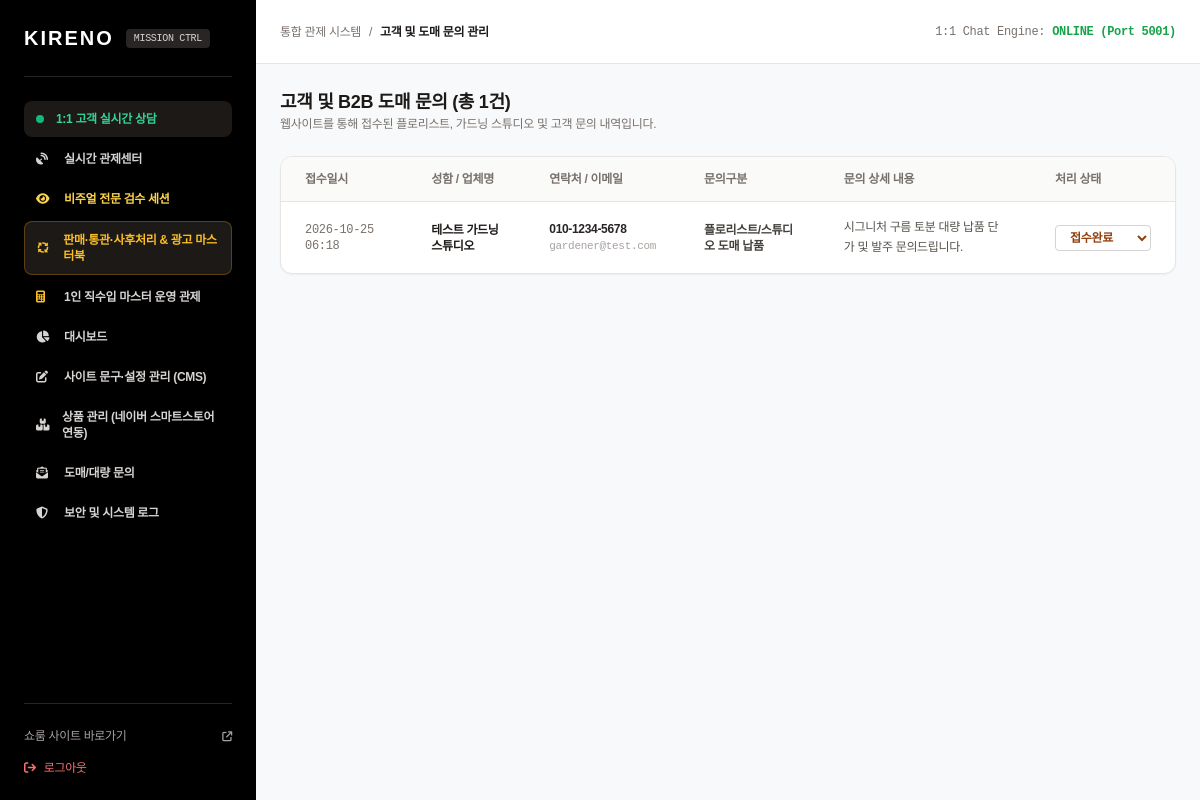
The app's page /admin/inquiries (signed in) with its own data.
### tables this page shows
CREATE TABLE inquiries (
            id INTEGER PRIMARY KEY AUTOINCREMENT,
            name TEXT NOT NULL,
            phone TEXT,
            email TEXT,
            subject TEXT,
            message TEXT NOT NULL,
            created_at TIMESTAMP DEFAULT CURRENT_TIMESTAMP,
            status TEXT DEFAULT '접수완료'
        );

### app.py (the view)
@app.route('/admin/inquiries')
@login_required
def admin_inquiries():
    conn = get_db()
    cursor = conn.cursor()
    cursor.execute('SELECT * FROM inquiries ORDER BY id DESC')
    inquiries = cursor.fetchall()
    conn.close()
    return render_template('admin/inquiries.html', inquiries=inquiries)

### app.py (called while the page is built, shortened)
def get_settings():
    conn = get_db()
    cursor = conn.cursor()
    cursor.execute('SELECT * FROM site_settings WHERE id = 1')
    settings = cursor.fetchone()
    conn.close()
    return settings

def login_required(f):
    @wraps(f)
    def decorated_function(*args, **kwargs):
        if not session.get('admin_logged_in'):
            flash('관리자 로그인이 필요한 페이지입니다.', 'warning')
            return redirect(url_for('admin_login'))
        return f(*args, **kwargs)
    return decorated_function

@app.before_request
def security_and_auth_guard():
    client_ip = request.headers.get('CF-Connecting-IP') or request.headers.get('X-Forwarded-For', '').split(',')[0].strip() or request.remote_addr or '127.0.0.1'
    now = time.time()
    norm_path = request.path.lower().rstrip('/')
    if norm_path.startswith('/admin') or norm_path.startswith('/api/admin') or norm_path.startswith('/api/mission-control'):
        if norm_path in ['/admin/login']:
            return None
        if not session.get('admin_logged_in'):
            if norm_path.startswith('/api/'):
                return jsonify({'success': False, 'error': '관리자 인증이 필요합니다. 먼저 로그인하세요.'}), 401
            flash('관리자 로그인이 필요한 페이지입니다. 로그인 후 이용해 주세요.', 'warning')
            return redirect(url_for('admin_login', next=request.url))

@app.after_request
def attach_security_headers(response):
    response.headers['X-Content-Type-Options'] = 'nosniff'
    response.headers['X-Frame-Options'] = 'SAMEORIGIN'
    response.headers['X-XSS-Protection'] = '1; mode=block'
    response.headers['Referrer-Policy'] = 'strict-origin-when-cross-origin'
    response.headers['Permissions-Policy'] = 'camera=(), microphone=(), geolocation=()'
    return response

@app.context_processor
def inject_global_data():
    settings = get_settings()
    return {
        'settings': settings,
        'current_year': 2026
    }

### database.py (called while the page is built)
def get_db():
    conn = sqlite3.connect(DB_PATH)
    conn.row_factory = sqlite3.Row
    return conn

### templates/admin/inquiries.html (shortened to what this page needs)
{% extends "admin/base_admin.html" %}
{% block breadcrumb %}고객 및 도매 문의 관리{% endblock %}
{% block admin_content %}
<div class="space-y-6">
    <div>
        <h2 class="text-lg font-bold text-stone-900">고객 및 B2B 도매 문의 (총 {{ inquiries|length }}건)</h2>
        <p class="text-xs text-stone-500">웹사이트를 통해 접수된 플로리스트, 가드닝 스튜디오 및 고객 문의 내역입니다.</p>
    </div>
    <div class="bg-white rounded-xl border border-stone-200 shadow-sm overflow-hidden">
        <div class="overflow-x-auto">
            <table class="w-full text-left text-xs">
                <thead class="bg-stone-50 text-stone-500 font-bold border-b border-stone-200">
                    <tr>
                        <th class="px-6 py-3.5">접수일시</th>
                        <th class="px-6 py-3.5">성함 / 업체명</th>
                        <th class="px-6 py-3.5">연락처 / 이메일</th>
                        <th class="px-6 py-3.5">문의구분</th>
                        <th class="px-6 py-3.5">문의 상세 내용</th>
                        <th class="px-6 py-3.5">처리 상태</th>
                    </tr>
                </thead>
                <tbody class="divide-y divide-stone-100">
                    {% for inq in inquiries %}
                    <tr class="hover:bg-stone-50">
                        <td class="px-6 py-4 text-stone-500 font-mono">{{ inq.created_at[:16] }}</td>
                        <td class="px-6 py-4 font-bold text-stone-900">{{ inq.name }}</td>
                        <td class="px-6 py-4">
                            <span class="block text-stone-800 font-semibold">{{ inq.phone }}</span>
                            {% if inq.email %}<span class="text-[11px] text-stone-400 font-mono">{{ inq.email }}</span>{% endif %}
                        </td>
                        <td class="px-6 py-4 text-stone-700 font-semibold">{{ inq.subject }}</td>
                        <td class="px-6 py-4 text-stone-600 max-w-xs break-words leading-relaxed">{{ inq.message }}</td>
                        <td class="px-6 py-4">
                            <form method="POST" action="/admin/inquiries/status" class="inline">
                                <select name="status" onchange="this.form.submit()" class="text-xs px-2.5 py-1 rounded border border-stone-300 font-bold bg-white cursor-pointer {% if inq.status == '접수완료' %}text-amber-800 bg-amber-50 border-amber-200{% elif inq.status == '상담진행중' %}text-blue-800 bg-blue-50 border-blue-200{% else %}text-green-800 bg-green-50 border-green-200{% endif %}">
                                    <option value="접수완료" {% if inq.status == '접수완료' %}selected{% endif %}>접수완료</option>
                                </select>
                            </form>
                        </td>
                    </tr>
                    {% else %}
                    <tr>
                        <td colspan="6" class="px-6 py-12 text-center text-stone-400">
                            접수된 문의 내역이 없습니다.
                        </td>
                    </tr>
                    {% endfor %}
                </tbody>
            </table>
        </div>
    </div>
</div>
{% endblock %}

### templates/admin/base_admin.html (style rules this page uses)
body { font-family: 'Pretendard', sans-serif; background-color: #F8F9FA; color: #111111; letter-spacing: -0.02em; }

### records on screen
inquiries: created_at "2026-10-25 06:18", name "테스트 가드닝 스튜디오", phone "010-1234-5678", email "gardener@test.com", subject "플로리스트/스튜디오 도매 납품", message "시그니처 구름 토분 대량 납품 단가 및 발주 문의드립니다.", status "접수완료"

### other values on screen
{{ inquiries|length }} "1"
